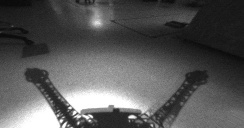
#> input picture opencv/src/voxl/tracking.jpg, 244 x 128 px
$ python Thresholding.py
#> lines starting #> are read from the running program, lines starting #| are printed output that depends on the picture; after the words box and inside, x2 and y2 are one past the last pixel; in counts of white or black regions, pixels touching at a corner belong together
import cv2 as cv
import numpy as np
from matplotlib import pyplot as plt


class Thresh:
    """Thresholding frames from voxl camera"""
    def __init__(self):
        img = cv.imread("tracking.jpg", 0)
#> img is the input picture: shape (128, 244); min 8, max 255, mean 86.7
        r, c = img.shape
#> r = 128; c = 244
        self.roi = img[60:r, 16:204]
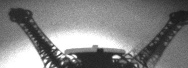
#> self.roi: shape (68, 188); min 22, max 255, mean 129.1
        self.masking()

    def masking(self):
        thresh = cv.adaptiveThreshold(self.roi, 255, cv.ADAPTIVE_THRESH_GAUSSIAN_C, cv.THRESH_BINARY, 19, 6)
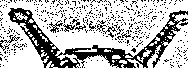
#> thresh: shape (68, 188); 71.9% white; 415 black regions (405 under 20 px), largest, box (x1, y1, x2, y2) and area: (8, 8, 188, 68) 2336, (96, 24, 117, 38) 74, (0, 35, 20, 51) 72
        mask = cv.bitwise_not(thresh)
        plt.imshow(mask, 'gray')
        plt.show()


def main():
    Thresh()


if __name__ == "__main__":
    main()
